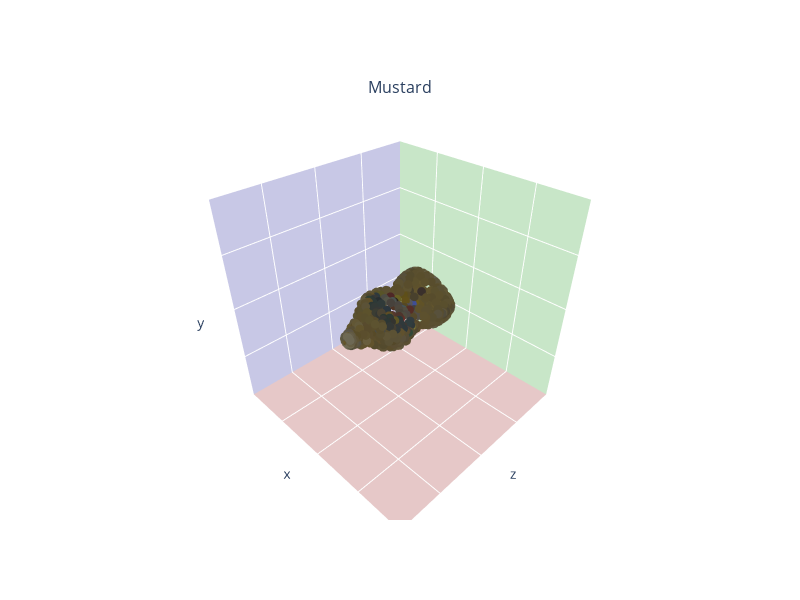

Write notebook code for a chart like this one.
### Code cell
from posingpixels.utils.gs_pose import render_gaussian_model


mustard_gaussian_object = reference_database['obj_gaussians']
object_pointcloud = get_gaussian_splat_pointcloud(mustard_gaussian_object)
# Flip the object on the z-axis and rotate on the x-axis and y-axis by -45 degrees
R = np.array([[-1, 0, 0], [0, 0, -1], [0, -1, 0]])
# R = np.eye(3)
render = render_gaussian_model(mustard_gaussian_object, mustard_dataset.camK, 480, 640, R=R, T=np.array([0, 0, 0.3]))
plt.imshow(render)

plot_pointclouds({"Mustard": object_pointcloud}, "Mustard")
print(mustard_dataset.poses[0])
print(mustard_gaussian_object.get_scaling.shape)

### Figure 1 — Plotly figure (JSON) as saved in the notebook; plotly's stock layout.template omitted (floating-point values rounded to 4 significant figures; data arrays with more than 128 entries replaced by an {"elided": "..."} marker saying what was removed)
{"data": [{"marker": {"color": {"elided": "737 str values"}, "size": 3}, "mode": "markers", "name": "Mustard", "scene": "scene", "type": "scatter3d", "x": {"elided": "737 float values"}, "y": {"elided": "737 float values"}, "z": {"elided": "737 float values"}}], "layout": {"annotations": [{"font": {"size": 16}, "showarrow": false, "text": "Mustard", "x": 0.5, "xanchor": "center", "xref": "paper", "y": 1, "yanchor": "bottom", "yref": "paper"}], "height": 600, "scene": {"aspectmode": "cube", "camera": {"up": {"x": 0, "y": 1, "z": 0}}, "domain": {"x": [0, 1], "y": [0, 1]}, "xaxis": {"backgroundcolor": "rgb(200, 200, 230)", "range": [-0.1918, 0.1889], "showaxeslabels": false, "showgrid": true, "showline": false, "showticklabels": false, "ticks": "", "zeroline": false}, "yaxis": {"backgroundcolor": "rgb(230, 200, 200)", "range": [-0.1914, 0.1894], "showaxeslabels": false, "showgrid": true, "showline": false, "showticklabels": false, "ticks": "", "zeroline": false}, "zaxis": {"backgroundcolor": "rgb(200, 230, 200)", "range": [-0.1954, 0.1853], "showaxeslabels": false, "showgrid": true, "showline": false, "showticklabels": false, "ticks": "", "zeroline": false}}, "width": 800}}
